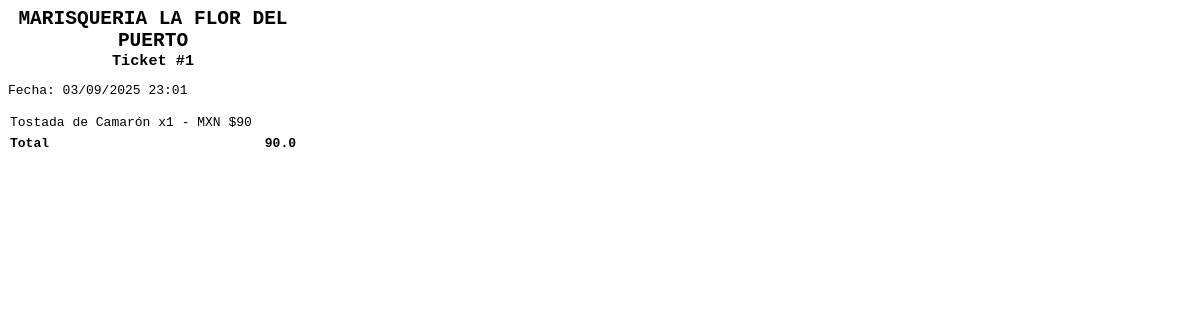
The app's page /ticket/1 with its own data.
### models.py (models this page shows)
class Pedidos(db.Model):
    id = db.Column(db.Integer, primary_key=True)
    name = db.Column(db.String(100))
    state = db.Column(db.String(20), default='pendiente')
    fecha = db.Column(db.DateTime, default=datetime.now())
    total = db.Column(db.Float)
    usuario_id = db.Column(db.String(80), db.ForeignKey('users.username'), nullable=False)

### routes.py (the view)
@app.route('/ticket/<int:id>')
def ticket(id):
    pedido = Pedidos.query.get(id)
    print("id en ticket: ", id)
    return render_template('ticket.html', pedido=pedido)

### templates/ticket.html (shortened to what this page needs)
<!DOCTYPE html>
<html>
<head>
</head>
<body>
    <h2>MARISQUERIA LA FLOR DEL PUERTO</h2>
    <h3>Ticket #{{ pedido.id }}</h3>
    <p>Fecha: {{ pedido.fecha.strftime('%d/%m/%Y %H:%M') }}</p>
    <table>
        <tr>
            <td style="white-space: pre-line;">{{ pedido.name }}</td>
        </tr>
        <tr class="total">
            <td>Total</td>
            <td style="text-align:right;">{{ pedido.total }}</td>
        </tr>
    </table>
</body>
</html>

### templates/ticket.html (style rules this page uses)
body { font-family: monospace; width: 290px; }
h2, h3 { text-align: center; margin: 0; }
table { width: 100%; }
td { padding: 2px 0; }
.total { font-weight: bold; border-top: 1px dashed #000; }

### records on screen
Pedidos: id "1", fecha "03/09/2025 23:01", name "Tostada de Camarón x1 - MXN $90", total "90.0"
